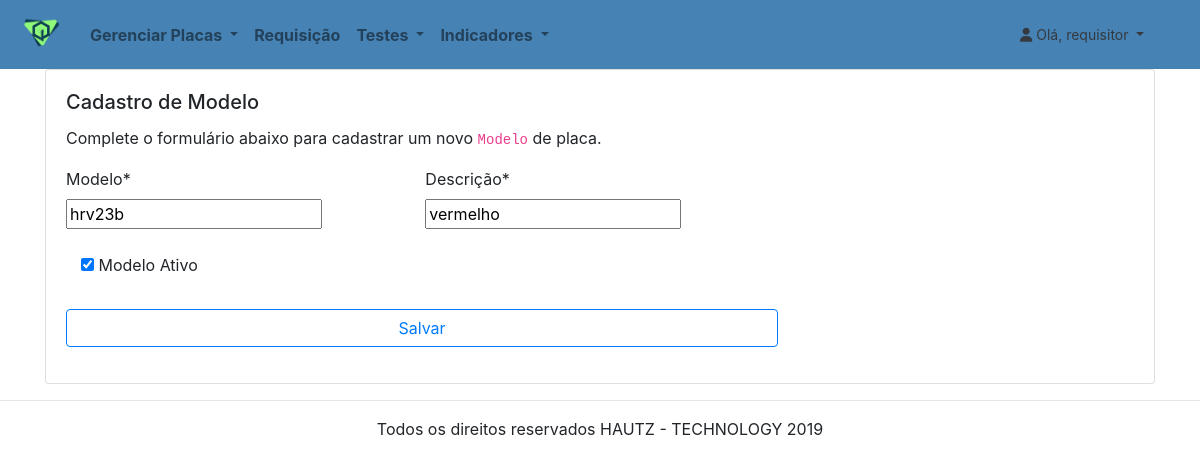
The page /placas/atualiza-modelo/9 (signed in) on the database its author committed.
### contas/models/usuario.py (models this page shows, shortened)
class Usuario(AbstractBaseUser):
    username = models.CharField(
        "Nome de Usuário",
        max_length=120,
        unique=True
    )
    data_expiracao = models.DateField(
        "Data Expiração",
        null=True
    )
    tipo = models.CharField(
        "Tipo de Usuário",
        max_length=1,
        choices = TIPOS
    )
    objects = UsuarioManager()
    USERNAME_FIELD =  'username'
    REQUIRED_FIELDS = []
    def __str__(self):
        return self.username
    class Meta:
        db_table = 'USUARIO'

### placas/models/modelo_placas.py (models this page shows, shortened)
class Modelo_placas(models.Model):
    Modelo = models.CharField(
        'modelo',
        max_length=120
    )
    Descricao = models.CharField(
        'Descrição',
        max_length=200
    )
    Ativo = models.BooleanField(
        'Modelo Ativo',
        default=True
    )
    class Meta:
        db_table = 'MODELO_PLACAS'
        constraints = [
            models.UniqueConstraint(fields=['Modelo', 'Descricao'], name="Constraint_modelo")
        ]

### placas/views.py (the view)
# urls.py: path('atualiza-modelo/<int:id>', views.atualiza_modelo, name="atualiza-modelo"),
@login_required
def atualiza_modelo(request, id):
    modelos = get_object_or_404(Modelo_placas, pk=id)
    form = ModeloForm(request.POST or None, request.FILES or None, instance=modelos)
    context = {
        "form": form
    }
    if form.is_valid():
        form.save()
        return redirect('placas:lista-modelo')
    return render(request, "placas/cadastrar-modelo.html", context)

### placas/forms.py
class ModeloForm(forms.ModelForm):
    class Meta:
        model = Modelo_placas
        fields = '__all__'

### indicadores/context_processors.py (called while the page is built)
def menu_indicadores(requets):
    return {
        "Menu_indicadores": Menu_indicadores.objects.all()
    }

### placas/context_processors.py (called while the page is built)
def menu_placas(requets):
    return {
        "Menu_placas": Menu_placas.objects.all()
    }

### testes/context_processors.py (called while the page is built)
def menu_testes(requets):
    return {
        "lista_testes": Menu_testes.objects.all()
    }

### placas/templates/placas/cadastrar-modelo.html (shortened to what this page needs)
{% extends "base.html" %}
{% load static %}
{% load crispy_forms_tags %}
{% block conteudo %}
<div class="container">
  <div class="row">
    <div class="col-lg-12 col-md-12 col-sm-12 col-xs-12">
      <div class="card">
        <div class="card-body">
          <h5 class="card-title">Cadastro de Modelo</h5>
          <p class="card-text">
            Complete o formulário abaixo para cadastrar
            um novo <code>Modelo</code> de placa.
          </p>
          <form method="POST" class="post-form ">
            <div class="form-row">
              <div class="form-group col-md-4 mb-3">
                {{ form.Modelo  | as_crispy_field:"bootstrap"}}
              </div>
              <div class="form-group col-md-4 mb-4">
                {{ form.Descricao  | as_crispy_field:"bootstrap"}}
              </div>
            </div>
            <div class="form-group col-md-4 mb-4">
              {{ form.Ativo  | as_crispy_field:"bootstrap"}}
            </div>
            <button type="submit" class="save btn btn-outline-primary col-md-8 mb-3 ">Salvar</button>
          </form>
        </div>
      </div>
    </div>
  </div>
</div>
{% endblock conteudo %}

### core/templates/base.html (shortened to what this page needs)
{% load static %}
<!DOCTYPE html>
<html lang="pt-br">
<head>
    <link rel="stylesheet" href="https://stackpath.bootstrapcdn.com/bootstrap/4.3.1/css/bootstrap.min.css"
>
</head>
<header>
    <body>
        <nav class="navbar navbar-expand-sm navbar-light font-weight-bold text-white">
            <a class="navbar-brand" href="{% url 'core:home' %}">
                <img src="{% static 'logo_genesisq.png' %}" width="50" />
            </a>
            {% if user.is_authenticated %}
            <div class="collapse navbar-collapse" id="navbarSupportedContent">
                <ul class="navbar-nav mr-auto">
                    <li class="nav-item dropdown ">
                        <a class="nav-link dropdown-toggle" href="#" id="navbarDropdown" role="button"
                            data-toggle="dropdown" aria-haspopup="true" aria-expanded="false">
                            Gerenciar Placas
                        </a>
                    </li>
                    <li class="nav-item">
                        <a class="nav-link" href="{% url 'requisicao:requisicao1' %}">Requisição</a>
                    </li>
                    <li class="nav-item dropdown">
                        <a class="nav-link dropdown-toggle" href="#" id="navbarDropdown" role="button"
                            data-toggle="dropdown" aria-haspopup="true" aria-expanded="false">
                            Testes
                        </a>
                    </li>
                    <li class="nav-item dropdown">
                        <a class="nav-link dropdown-toggle" href="#" id="navbarDropdown" role="button"
                            data-toggle="dropdown" aria-haspopup="true" aria-expanded="false">
                            Indicadores
                        </a>
                    </li>
                </ul>
                <li class=" dropdown-header navbar-expand-md">
                    <a class=" nav-link dropdown-toggle font-weight-normal text-dark" href="#" id="navbarDropdown"
                        data-toggle="dropdown" aria-haspopup="true" aria-expanded="true">
                        <i class="fas fa-user" alt="foto do usuário" ></i>
                        Olá, {{ user }}
                    </a>
                </li>
            </div>
            {% else %}
            <a class="navbar-brand" href="{% url 'core:home' %}">GenesisQ</a>
            <ul class="navbar-nav ml-auto">
                <a role="button" href="{% url 'core:entrar' %}" class="btn btn btn-success">Entrar</a>
            </ul>
            {% endif %}
        </nav>
</header>
<main>
    {% block conteudo %}
    {% endblock conteudo %}
</main>
<footer>
    <hr />
    <p class="text-center">Todos os direitos reservados HAUTZ - TECHNOLOGY 2019</p>
</footer>
</body>
</html>

### core/templates/base.html (style rules this page uses)
header { background: rgb(70, 130, 180) 100%; }
a { color: inherit; }

### rows shown on the page
Usuario: username "requisitor"
Modelo_placas: Modelo "hrv23b", Descricao "vermelho", Ativo "☑"
